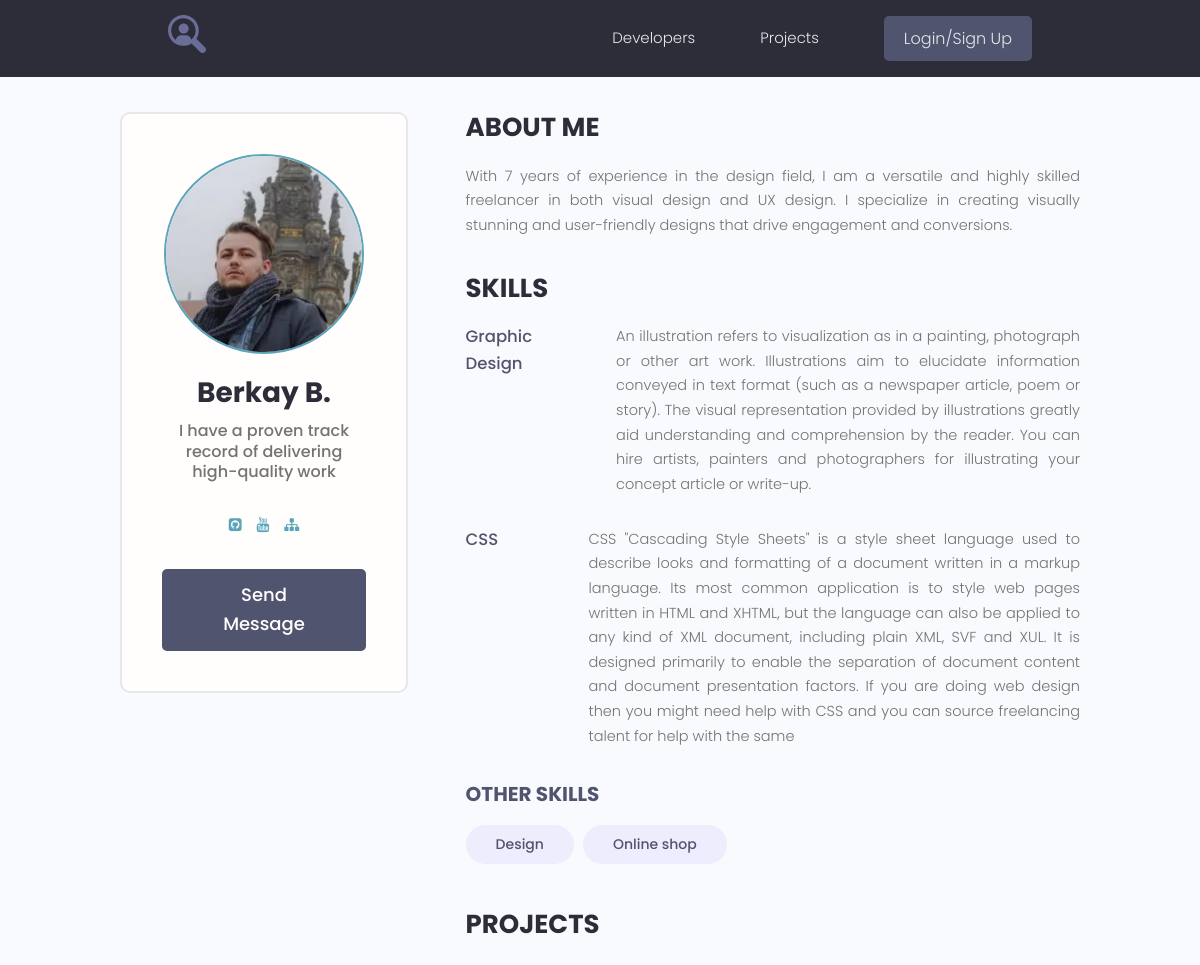
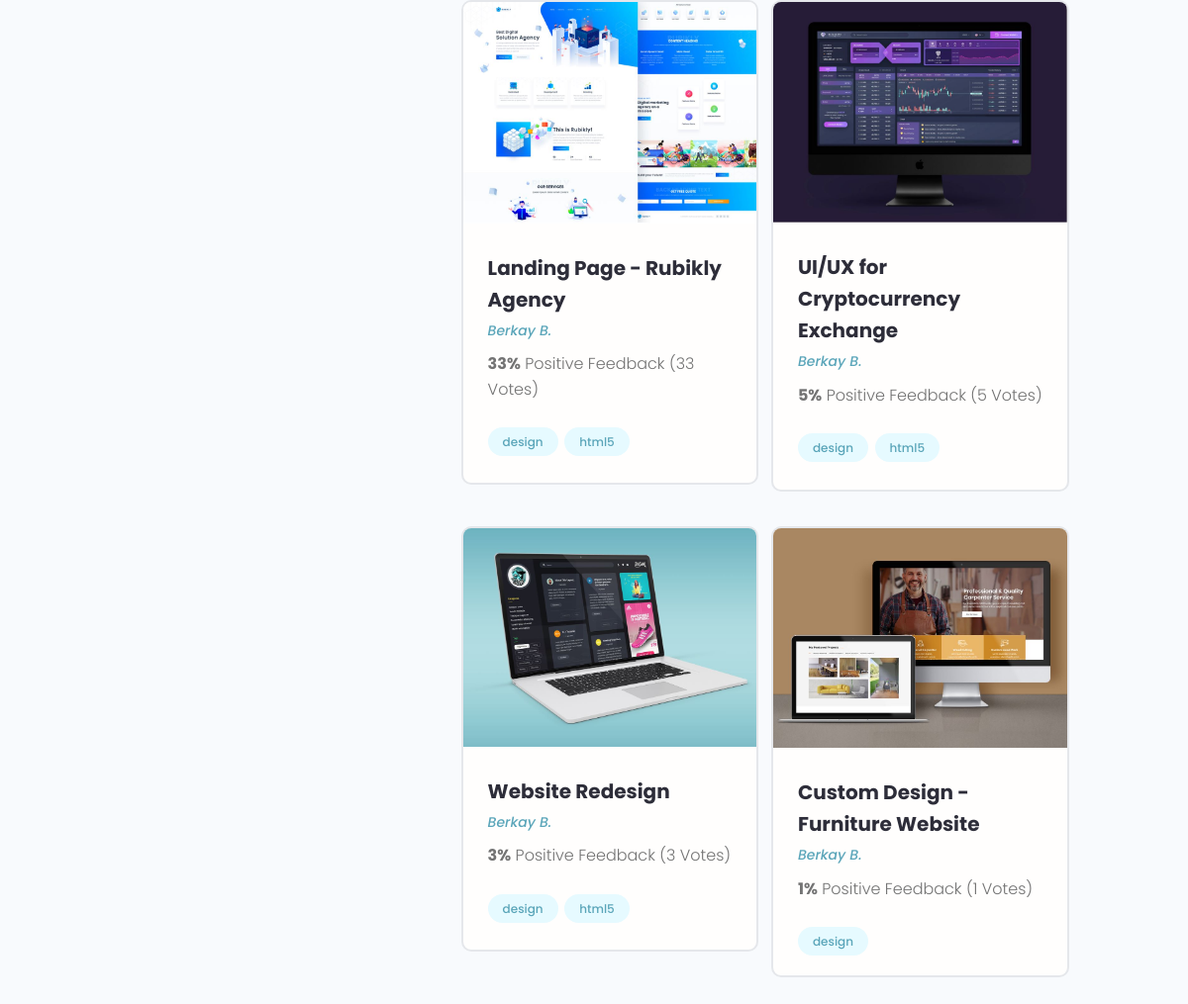
The app's page /profile/2/ with its own data (2 pictures, top to bottom).
### users/models.py (models this page shows, shortened)
class Profile(models.Model):
    user = models.OneToOneField(User, on_delete=models.CASCADE, blank=True)
    name = models.CharField(max_length=200, blank=True)
    email = models.EmailField(max_length=200, blank=True)
    username = models.CharField(max_length=200, blank=True)
    short_intro = models.CharField(max_length=200, blank=True)
    bio = models.TextField(blank=True)
    profile_image = models.ImageField(default="profiles/user-default.png", upload_to="profiles/")
    social_github = models.CharField(max_length=200, blank=True)
    social_youtube = models.CharField(max_length=200, blank=True)
    social_website = models.CharField(max_length=200, blank=True)
    created = models.DateTimeField(auto_now_add=True)

class Skill(models.Model):
    owner = models.ForeignKey(Profile, on_delete=models.CASCADE, blank=True)
    name = models.CharField(max_length=200, blank=True)
    description = models.TextField(blank=True)
    created = models.DateTimeField(auto_now_add=True)
    def __str__(self):
        return self.name

### projects/models.py (models this page shows, shortened)
class Project(models.Model):
    owner = models.ForeignKey(Profile, on_delete=models.SET_NULL, blank=True, null=True)
    title = models.CharField(max_length=200)
    description = models.TextField(blank=True)
    featured_image = models.ImageField(blank=True, default="default.jpg", upload_to="projects/%Y/%m/%d/")
    demo_link = models.CharField(max_length=500, blank=True)
    source_link = models.CharField(max_length=500, blank=True)
    tags = models.ManyToManyField(Tag, blank=True)
    vote_total = models.IntegerField(default=0)
    vote_ratio = models.IntegerField(default=0)
    created = models.DateTimeField(auto_now_add=True)
    class Meta:
        ordering = ['-vote_ratio', '-vote_total', 'title']

class Tag(models.Model):
    name = models.CharField(max_length=200)
    created = models.DateTimeField(auto_now_add=True)
    def __str__(self):
        return self.name

### users/views.py (the view)
# urls.py: path('profile/<str:pk>/', views.user_profile, name="user_profile"),
def user_profile(request, pk):
    prof = Profile.objects.get(id=pk)
    top_skills = prof.skill_set.exclude(description__exact="")  # exact - точное совпадение
    other_skills = prof.skill_set.filter(description="")
    context = {
        'profile': prof,
        'top_skills': top_skills,
        'other_skills': other_skills
    }
    return render(request, 'users/profile.html', context)

### users/templates/users/profile.html
{% extends 'projects/base.html'%}
{% block content %}
  <main class="profile my-md">
    <div class="container">
      <div class="layout">
        <div class="column column--1of3">
          <div class="card text-center">
            <div class="card__body dev">
              <img class="avatar avatar--xl" src="{{ profile.profile_image.url }}" />
              <h2 class="dev__name">{{ profile.name }}</h2>
              <p class="dev__title">{{ profile.short_intro }}</p>
              <ul class="dev__social">
                {% if profile.social_github %}
                <li>
                  <a title="Github" href="{{ profile.social_github }}" target="_blank"><i class="fa fa-github-square"></i></a>
                </li>
                {% endif %}
                {% if profile.social_youtube %}
                <li>
                  <a title="Youtube" href="{{ profile.social_youtube }}" target="_blank"><i class="fa fa-youtube"></i></a>
                </li>
                {% endif %}
                {% if profile.social_website %}
                <li>
                  <a title="Personal Website" href="{{ profile.social_website }}" target="_blank"><i class="fa fa-sitemap"></i></a>
                </li>
                 {% endif %}
              </ul>
              {% if request.user.profile.id != profile.id %}
              <a href="{% url 'create-message' profile.id %}" class="btn btn--sub btn--lg">Send Message </a>
              {% endif %}
            </div>
          </div>
        </div>
        <div class="column column--2of3">
          <div class="devInfo">
            <h3 class="devInfo__title">About Me</h3>
            <p class="devInfo__about">
              {{ profile.bio }}
            </p>
          </div>
          <div class="devInfo">
            <h3 class="devInfo__title">Skills</h3>
            <div class="devInfo__skills">
              {% for skill in top_skills %}
              <div class="devSkill">
                <h4 class="devSkill__title">{{ skill.name }}</h4>
                <p class="devSkill__info">
                  {{ skill.description }}
                </p>
              </div>
              {% endfor %}
              <h3 class="devInfo__subtitle">Other Skills</h3>
              <div class="devInfo__otherSkills">
                {% for skill in other_skills %}
                <span class="tag tag--pill tag--sub tag--lg">
                  <small>{{ skill }}</small>
                </span>
                {% endfor %}
              </div>
            </div>
          </div>
          <div class="devInfo">
            <h3 class="devInfo__title">Projects</h3>
            <div class="grid grid--two">
              {% for project in profile.project_set.all %}
              <div class="column">
                <div class="card project">
                  <a href="{% url 'project' project.id %}" class="project">
                    <img class="project__thumbnail" src="{{ project.featured_image.url }}" alt="project thumbnail" />
                    <div class="card__body">
                      <h3 class="project__title">{{ project.title }}</h3>
                      <p><a class="project__author" href="{% url 'user_profile' project.owner.id %}">{{project.owner.name}}</a></p>
                      <p class="project--rating">
                        <span style="font-weight: bold;">{{ project.vote_ratio }}%</span> Positive
                        Feedback ({{ project.vote_ratio }} Vote{{ project.vote_total|pluralize:"s" }})
                      </p>
                      <div class="project__tags">
                        {% for tag in project.tags.all %}
                        <span class="tag tag--pill tag--main">
                          <small>{{ tag }}</small>
                        </span>
                        {% endfor %}
                      </div>
                    </div>
                  </a>
                </div>
              </div>
              {% endfor %}
            </div>
          </div>
        </div>
      </div>
    </div>
  </main>
{% endblock %}

### projects/static/styles/app.css (style rules this page uses)
:root { --color-sub: #2d2d39; }
.btn--sub { background-color: var(--color-sub-light); }
.card { border: 2px solid var(--color-light); }
img { width: 100%; }
.profile .card > .dev { padding: 4rem; }
.dev__name { color: var(--color-sub); font-size: 2.8rem; font-weight: 700; margin-top: 1rem; margin-bottom: 0.5rem; }
.dev__title { font-size: 1.6rem; font-weight: 500; line-height: 1.3; }
.dev__social { margin: 3rem 0; list-style: none; display: flex; justify-content: center; gap: 1.5rem; }
.devInfo { margin-bottom: 3rem; }
.devInfo__title, .devInfo__subtitle { font-size: 2.6rem; color: var(--color-sub); text-transform: uppercase; font-weight: 700; margin-bottom: 1.5rem; }
.devInfo__subtitle { font-size: 2rem; color: var(--color-sub-light); }
.devInfo__about, .devSkill__info { font-size: 1.45rem; line-height: 1.7; text-align: justify; }
.devSkill { margin-bottom: 3rem; }
.devSkill__title { font-size: 1.65rem; font-weight: 500; color: var(--color-sub-light); }
@media screen and (min-width: 700px) { .devSkill { display: flex; justify-content: space-between; gap: 3rem; } }
@media screen and (min-width: 700px) { .devSkill__info { flex-basis: 80%; } }
.project__author { font-size: 1.4rem; font-style: italic; }
.project--rating { margin-bottom: 1.6em; margin-top: .5em; }
.project__thumbnail { object-fit: cover; object-position: top center; width: 100%; }
.project__title { font-size: 2rem; font-weight: 700; color: var(--color-sub); }

### projects/static/uikit/styles/modules/_variables.css (style rules this page uses)
:root { --color-main: #5aa5b9; --color-main-light: #e6faff; --color-sub: #3f4156; --color-sub-light: #51546e; --color-sub-lighter: #ededfd; --color-text: #737373; --color-gray: #8b8b8b; --color-light: #e5e7eb; --color-light-gray: #767676; --color-bg: #f8fafd; --color-white: #fffefd; --color-white-light: #f3f3f3; --color-success: #359e64; --color-success-bg: #def8e8; --color-error: #fc4b0b; --color-error-bg: #fff2ee; --font-base: 'Poppins', arial, helvetica, 'Segoe UI', roboto, ubuntu, sans-serif; --font-monospace: 'Fira Code', 'Courier New', courier, monospace; --font-regular: 300; --font-medium: 500; --font-bold: 700; --generic-shadow: 1px 1px 5px #00000010; --generic-transition: all 0.3s ease-in-out; }

### projects/static/uikit/styles/modules/_base.css (style rules this page uses)
* { margin: 0; padding: 0; box-sizing: border-box; text-rendering: optimizeLegibility; color: inherit; font-size: inherit; }
html { font-size: 50%; }
@media only screen and (min-width: 480px) { html { font-size: 56.25%; } }
@media only screen and (min-width: 1200px) { html { font-size: 62.5%; } }
body { line-height: 1.6; font-weight: 400; font-size: 1.5rem; color: var(--color-text); background-color: var(--color-bg); min-height: 100vh; }

### projects/static/uikit/styles/modules/_typography.css (style rules this page uses)
* { font-family: var(--font-base); }
h2 { font-size: 3.6rem; font-weight: var(--font-bold); }
h3 { font-size: 3.2rem; font-weight: var(--font-medium); }
h4 { font-size: 2.8rem; font-weight: var(--font-medium); }
p, span, strong { font-size: 1.6rem; color: var(--color-text); font-weight: var(--font-regular); }
a { padding-bottom: 2px; text-decoration: none; display: inline-block; color: var(--color-main); font-weight: var(--font-medium); }

### projects/static/uikit/styles/modules/_utilities.css (style rules this page uses)
.container { width: 92%; max-width: 165rem; margin: 0 auto; box-sizing: border-box; }
@media screen and (min-width: 1000px) { .container { width: 90%; } }
@media screen and (min-width: 1200px) { .container { width: 80%; } }
.text-center { text-align: center; }
.my-md { margin: 3rem auto; }

### projects/static/uikit/styles/modules/_avatar.css (style rules this page uses)
.avatar { border-radius: 50%; border: 2px solid var(--color-main); object-fit: cover; }
.avatar--xl { height: 20rem; width: 20rem; }

### projects/static/uikit/styles/modules/_button.css (style rules this page uses)
.btn { display: inline-block; position: relative; cursor: pointer; background-color: var(--color-light); font-weight: var(--font-medium); color: var(--color-sub); text-decoration: none; padding: 1rem 2rem; border-radius: 0.5rem; border: none; width: -webkit-fit-content; width: -moz-fit-content; width: fit-content; height: -webkit-fit-content; height: -moz-fit-content; height: fit-content; font-size: 1.6rem; outline-width: 0; outline-color: transparent; -webkit-backface-visibility: hidden; backface-visibility: hidden; transition: all 0.3s ease-in-out; }
.btn--sub { background-color: var(--color-sub); color: var(--color-white); }
.btn--lg { font-size: 1.8rem; padding: 1.2rem 4.5rem; }

### projects/static/uikit/styles/modules/_card.css (style rules this page uses)
.card { border-radius: 1rem; background-color: var(--color-white); border: 1.5px solid var(--color-light); width: auto; height: auto; margin-top: 0.5rem; margin-bottom: 0.5rem; overflow: hidden; }
.card__body, .card__header { padding: 2rem 2.5rem; }

### records on screen
Profile: profile_image (picture), name "Berkay B.", short_intro "I have a proven track record of delivering high-quality work", bio "With 7 years of experience in the design field, I am a versatile and highly skilled freelancer in both visual design and UX design. I specialize in creating visually stunning and user-friendly designs that drive engagement and conversions."
Skill: name "Graphic Design", description "An illustration refers to visualization as in a painting, photograph or other art work. Illustrations aim to elucidate information conveyed in text format (such as a newspaper article, poem or story). The visual representation provided by illustrations greatly aid understanding and comprehension by the reader. You can hire artists, painters and photographers for illustrating your concept article or write-up."
Skill: name "CSS", description "CSS \"Cascading Style Sheets\" is a style sheet language used to describe looks and formatting of a document written in a markup language. Its most common application is to style web pages written in HTML and XHTML, but the language can also be applied to any kind of XML document, including plain XML, SVF and XUL. It is designed primarily to enable the separation of document content and document presentation factors. If you are doing web design then you might need help with CSS and you can source freelancing talent for help with the same"
Skill: name "Design"
Skill: name "Online shop"
Project: featured_image (picture), title "Landing Page - Rubikly Agency", owner.name "Berkay B.", vote_ratio "33"
Tag: name "design"
Tag: name "html5"
Project: featured_image (picture), title "UI/UX for Cryptocurrency Exchange", owner.name "Berkay B.", vote_ratio "5"
Project: featured_image (picture), title "Website Redesign", owner.name "Berkay B.", vote_ratio "3"
Project: featured_image (picture), title "Custom Design - Furniture Website", owner.name "Berkay B.", vote_ratio "1"
